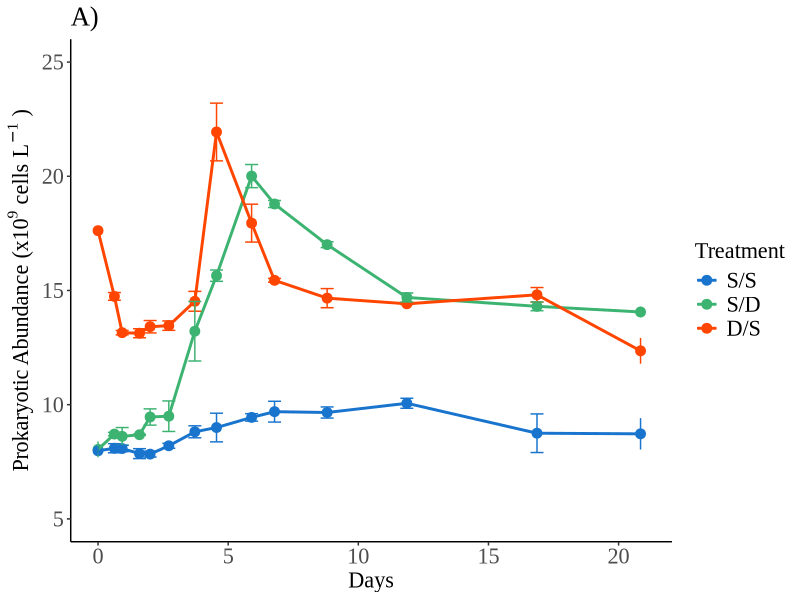
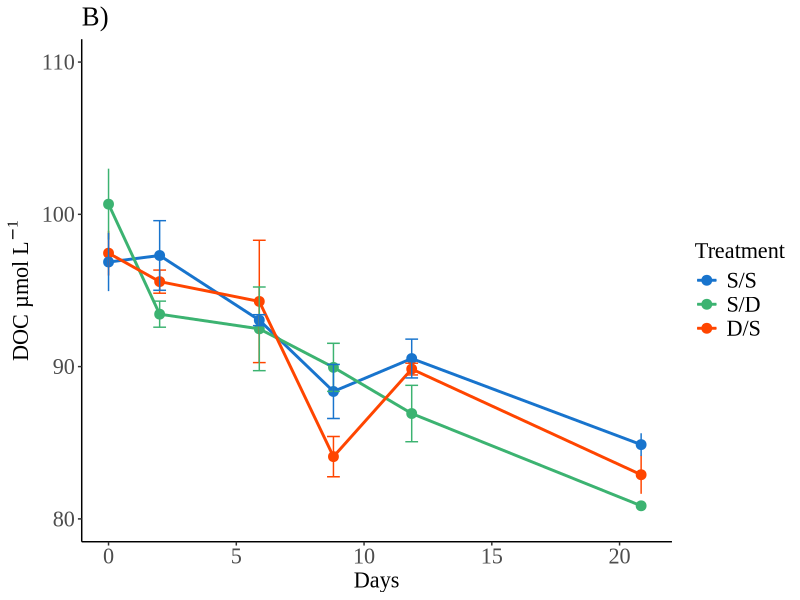
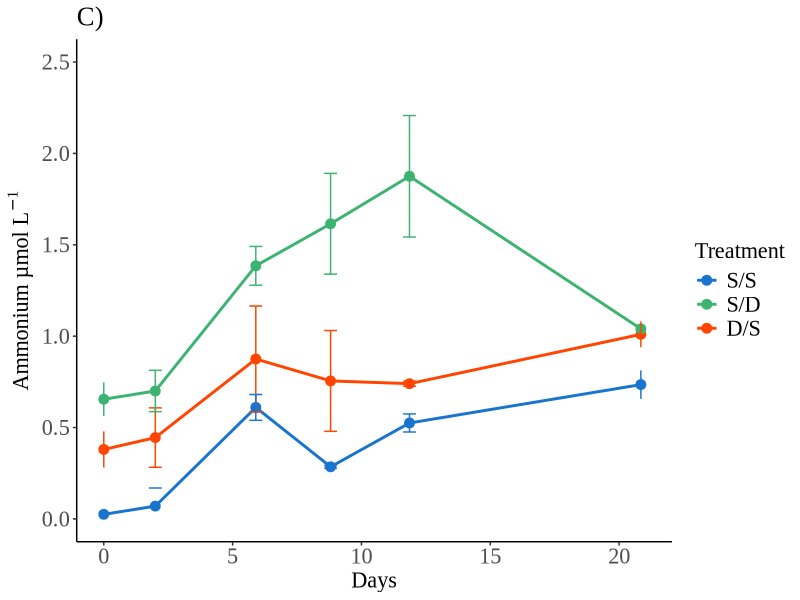
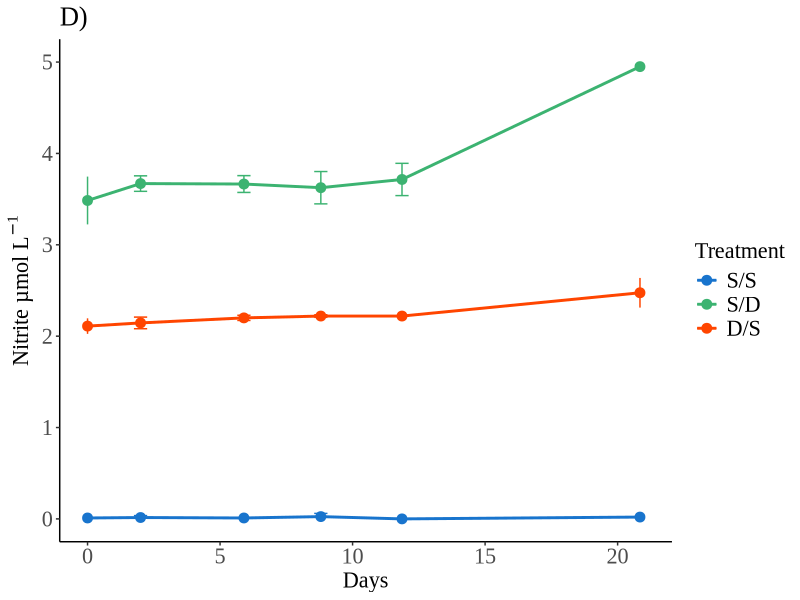
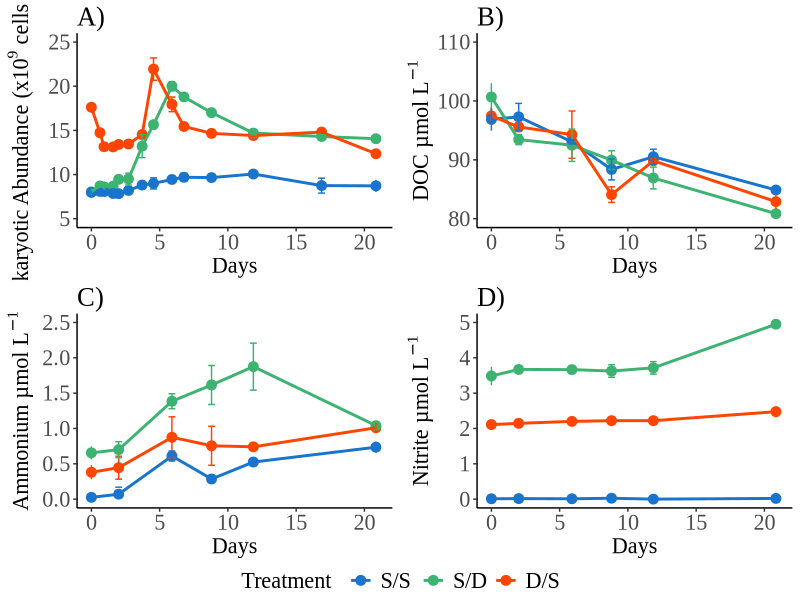
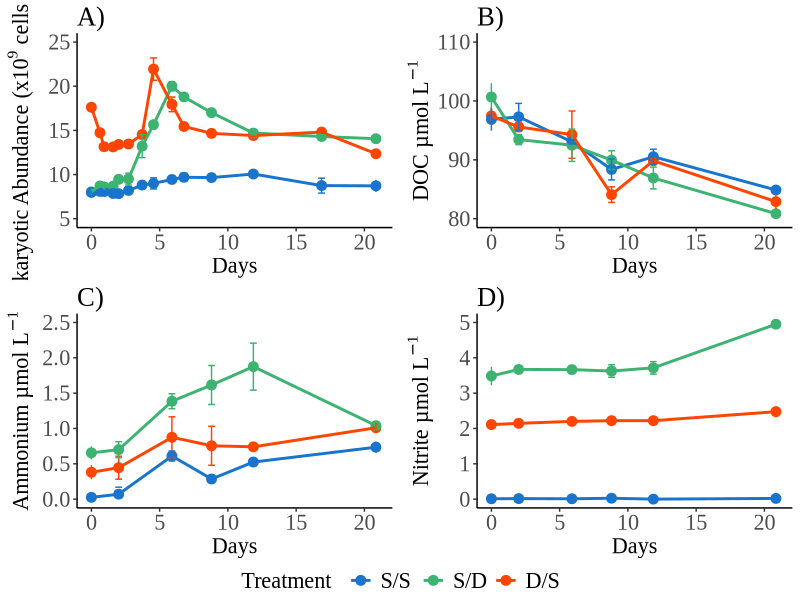

Write R code to recreate these figures, in order.
## Code writen in 2023 by Rachel Parsons with assistance from Simon Biggs

library(tidyverse)
library(ggplot2)
library(ggtext)
library(gridExtra)

library("ggpubr")  ### use this for arranging multiple ggplots over multiple pages 
## library("here")  ## to allow you to designate file directory when saving images... see end of script.

#setwd("/Users/rachelbiggs/Library/CloudStorage/Dropbox/DH DOM Manuscript/Manuscript 1623/DH36 R Plots/Line Graphs")

setwd("~/Desktop/Rachel_R_example")
line <- read.csv(file = "Line2.csv", header = TRUE)

line <- line %>%
  arrange(Treatment) %>%
  mutate(Treatment = factor(Treatment, levels = c("S/S", 
                                                  "S/D",
                                                  "D/S")))

bact.graph <- ggplot(line, aes(x=Day, y=Bacteria))  +
  geom_point(aes(colour=Treatment), size=3) +
  geom_line(data=line,aes(colour=Treatment), size=1) +
  geom_errorbar(aes(ymin=Bacteria-Bacteria_SD, ymax=Bacteria+Bacteria_SD, colour=Treatment), width=0.5) +
  guides(size=FALSE) +
  labs(x="Days", y=expression("Prokaryotic Abundance (x10" ^9 ~ "cells L"^-1~")"), colour = "Treatment") + # use expression() function, have to kept blocks of text in "" then ^ to start superscript and ~ to stop
  # labs(x="Days", y=expression("Prokaryotes (x10" [9] ~ "cells L"[-1] ~")"), colour = "Treatment")) ### the [] would produce a subscript
  ggtitle("A)") +
  theme_classic() +
  scale_color_manual(values=c("dodgerblue3", "mediumseagreen", "orangered")) +
  scale_x_continuous(limits = c(0, 21)) +
  scale_y_continuous(limits = c(5, 25)) +
  theme(title = element_text(size=16, family="Times New Roman"),
        axis.title = element_text(size=16, family="Times New Roman"),
        axis.text = element_text(size=16, family="Times New Roman"),
        legend.title=element_text(size=16, family="Times New Roman"),  
        legend.text = element_text(size=16, family="Times New Roman"))
bact.graph

doc.graph <- ggplot(line, aes(x=Day, y=DOC))  +
  geom_point(aes(colour=Treatment), size=3) +
  geom_line(data=line[!is.na(line$DOC),],aes(colour=Treatment), size=1) +
  geom_errorbar(aes(ymin=DOC-DOC_SD, ymax=DOC+DOC_SD, colour=Treatment), width=0.5) +
  guides(size=FALSE) +
  labs(x="Days", y=expression("DOC µmol L"^-1), colour = "Treatment") + # use expression() then text in "", ^ to start superscript then the brackets close superscript function as no more text in Y label.
  ggtitle("B)") +
  theme_classic() +
  scale_color_manual(values=c("dodgerblue3", "mediumseagreen", "orangered")) +
  scale_x_continuous(limits = c(0, 21)) +
  scale_y_continuous(limits = c(80, 110)) +
  theme(title = element_text(size=16, family="Times New Roman"),
        axis.title = element_text(size=16, family="Times New Roman"),
        axis.text = element_text(size=16, family="Times New Roman"),
        legend.title=element_text(size=16, family="Times New Roman"),  
        legend.text = element_text(size=16, family="Times New Roman"))
doc.graph

ammonium.graph <- ggplot(line, aes(x=Day, y=Ammonium))  +
  geom_point(aes(colour=Treatment), size=3) +
  geom_line(data=line[!is.na(line$Ammonium),],aes(colour=Treatment), size=1) +
  geom_errorbar(aes(ymin=Ammonium-NH4_SD, ymax=Ammonium+NH4_SD, colour=Treatment), width=0.5) +
  labs(x="Days", y=expression("Ammonium µmol L"^-1), colour = "Treatment") + # use expression() then text in "", ^ to start superscript then the brackets close superscript function as no more text in Y label.
  ggtitle("C)") +
  theme_classic() +
  scale_color_manual(values=c("dodgerblue3", "mediumseagreen", "orangered")) +
  scale_x_continuous(limits = c(0, 21)) +
  scale_y_continuous(limits = c(0, 2.5)) +
  theme(title = element_text(size=16, family="Times New Roman"),
        axis.title = element_text(size=16, family="Times New Roman"),
        axis.text = element_text(size=16, family="Times New Roman"),
        legend.title=element_text(size=16, family="Times New Roman"),  
        legend.text = element_text(size=16, family="Times New Roman"))
ammonium.graph

nitrite.graph <- ggplot(line, aes(x=Day, y=Nitrite))  +
  geom_point(aes(colour=Treatment), size=3) +
  geom_line(data=line[!is.na(line$Nitrite),],aes(colour=Treatment), size=1) +
  geom_errorbar(aes(ymin=Nitrite-NO2_SD, ymax=Nitrite+NO2_SD, colour=Treatment), width=0.5) +
  labs(x="Days", y=expression("Nitrite µmol L"^-1), colour = "Treatment") + # use expression() then text in "", ^ to start superscript then the brackets close superscript function as no more text in Y label.
  ggtitle("D)") +
  theme_classic() +
  scale_color_manual(values=c("dodgerblue3", "mediumseagreen", "orangered")) +
  scale_x_continuous(limits = c(0, 21)) +
  scale_y_continuous(limits = c(0, 5)) +
  theme(title = element_text(size=16, family="Times New Roman"),
        axis.title = element_text(size=16, family="Times New Roman"),
        axis.text = element_text(size=16, family="Times New Roman"),
        legend.title=element_text(size=16, family="Times New Roman"),  
        legend.text = element_text(size=16, family="Times New Roman"))
nitrite.graph


## can summarise plots using common legend using ggarrange in ggpubr package

figure2 <- ggarrange(bact.graph, doc.graph, ammonium.graph, nitrite.graph, ncol = 2, nrow = 2,
                     common.legend = TRUE, legend = "bottom",
                     align = "hv")
figure2

# then save using ggsave, can specific size and resolution


ggsave("Figure2.png", plot = figure2, width = 8, height = 6, dpi = 300, units = "in")

